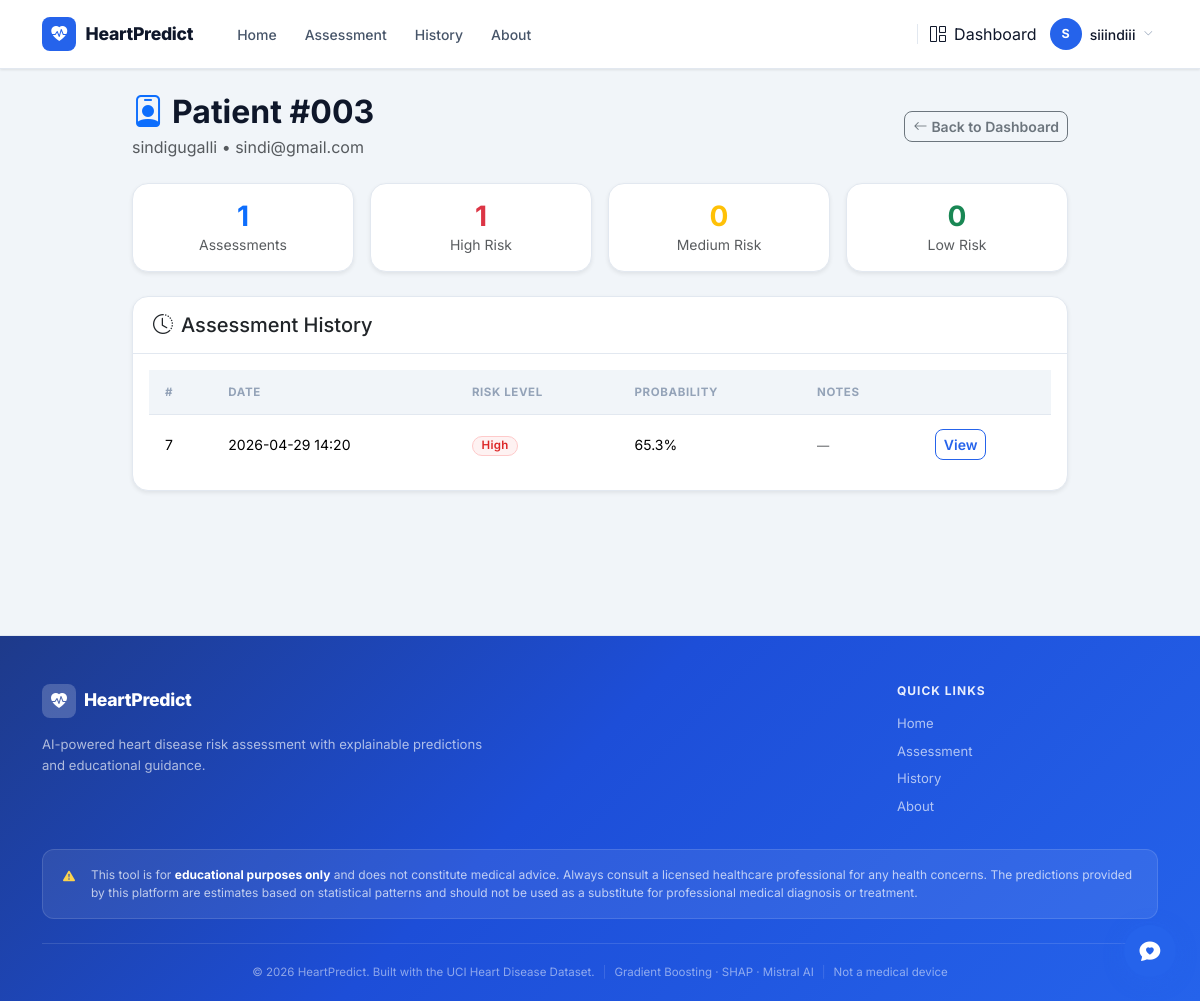
/dashboard/patient/3 (signed in), run on the app's committed database.
### models.py (models this page shows, shortened)
class User(db.Model):
    __tablename__ = "users"
    id           = db.Column(db.Integer, primary_key=True)
    username     = db.Column(db.String(80), unique=True, nullable=False)
    email        = db.Column(db.String(120), unique=True, nullable=False)
    password_hash = db.Column(db.String(256), nullable=False)
    role         = db.Column(db.String(20), nullable=False, default='user')
    status       = db.Column(db.String(20), nullable=False, default='active')
    created_at   = db.Column(db.DateTime, default=datetime.utcnow)
    approved_at  = db.Column(db.DateTime, nullable=True)

class Prediction(db.Model):
    __tablename__ = "predictions"
    id           = db.Column(db.Integer, primary_key=True)
    user_id      = db.Column(db.Integer, db.ForeignKey('users.id'), nullable=True)
    created_at   = db.Column(db.DateTime, default=datetime.utcnow)
    input_data   = db.Column(db.Text, nullable=False)
    prediction   = db.Column(db.Integer, nullable=False)
    probability  = db.Column(db.Float, nullable=False)
    risk_level   = db.Column(db.String(20), nullable=False)
    def to_dict(self):
        import json
        return {
            "id":          self.id,
            "created_at":  self.created_at.strftime("%Y-%m-%d %H:%M"),
            "input_data":  json.loads(self.input_data),
            "prediction":  self.prediction,
            "probability": round(self.probability * 100, 1),
            "risk_level":  self.risk_level,
        }

### dashboard_routes.py (the view)
@dashboard.route('/patient/<int:user_id>')
@login_required
@role_required('doctor')
def patient_profile(user_id):
    from models import Prediction, PredictionNote
    patient = User.query.get_or_404(user_id)
    if patient.role != 'user':
        abort(404)
    records = Prediction.query.filter_by(user_id=user_id).order_by(Prediction.created_at.desc()).all()
    stats = {
        'total': len(records),
        'high_risk': sum(1 for r in records if r.risk_level == 'High'),
        'medium_risk': sum(1 for r in records if r.risk_level == 'Medium'),
        'low_risk': sum(1 for r in records if r.risk_level == 'Low'),
    }
    avg_prob = round(sum(r.probability for r in records) / len(records) * 100, 1) if records else 0
    records_data = []
    for r in records:
        d = r.to_dict()
        notes = PredictionNote.query.filter_by(prediction_id=r.id).order_by(PredictionNote.created_at.desc()).all()
        d['notes'] = [n.to_dict() for n in notes]
        records_data.append(d)
    return render_template('dashboard/patient_profile.html',
                           patient=patient,
                           records=records_data,
                           stats=stats,
                           avg_prob=avg_prob)

### app.py (called while the page is built)
@app.context_processor
def inject_now():
    from datetime import datetime
    return {"now": datetime.now}

### auth.py (called while the page is built)
@login_manager.user_loader
def load_user(user_id):
    from models import User
    return User.query.get(int(user_id))

### templates/dashboard/patient_profile.html (shortened to what this page needs)
{% extends "base.html" %}
{% block content %}
<div class="container py-4" style="max-width:960px">
  <div class="d-flex justify-content-between align-items-center mb-4">
    <div>
      <h2 class="fw-bold mb-1">
        <i class="bi bi-person-badge me-2 text-primary"></i>Patient #{{ '%03d' % patient.id }}
      </h2>
      <p class="text-muted mb-0">{{ patient.username }} &bull; {{ patient.email }}</p>
    </div>
    <a href="{{ url_for('dashboard.doctor_dashboard') }}" class="btn btn-outline-secondary btn-sm">
      <i class="bi bi-arrow-left me-1"></i>Back to Dashboard
    </a>
  </div>
  <div class="row g-3 mb-4">
    <div class="col-6 col-md-3">
      <div class="card border-0 shadow-sm text-center p-3">
        <h3 class="text-primary fw-bold mb-0">{{ stats.total }}</h3>
        <small class="text-muted">Assessments</small>
      </div>
    </div>
    <div class="col-6 col-md-3">
      <div class="card border-0 shadow-sm text-center p-3">
        <h3 class="text-danger fw-bold mb-0">{{ stats.high_risk }}</h3>
        <small class="text-muted">High Risk</small>
      </div>
    </div>
    <div class="col-6 col-md-3">
      <div class="card border-0 shadow-sm text-center p-3">
        <h3 class="text-warning fw-bold mb-0">{{ stats.medium_risk }}</h3>
        <small class="text-muted">Medium Risk</small>
      </div>
    </div>
    <div class="col-6 col-md-3">
      <div class="card border-0 shadow-sm text-center p-3">
        <h3 class="text-success fw-bold mb-0">{{ stats.low_risk }}</h3>
        <small class="text-muted">Low Risk</small>
      </div>
    </div>
  </div>
  {% if records %}
  <div class="card border-0 shadow-sm mb-4">
    <div class="card-header bg-white">
      <h5 class="mb-0"><i class="bi bi-clock-history me-2"></i>Assessment History</h5>
    </div>
    <div class="card-body">
      <div class="table-responsive">
        <table class="table table-hover align-middle">
          <thead>
            <tr>
              <th>#</th>
              <th>Date</th>
              <th>Risk Level</th>
              <th>Probability</th>
              <th>Notes</th>
              <th></th>
            </tr>
          </thead>
          <tbody>
            {% for record in records %}
            <tr>
              <td>{{ record.id }}</td>
              <td>{{ record.created_at }}</td>
              <td><span class="badge risk-{{ record.risk_level }}">{{ record.risk_level }}</span></td>
              <td>{{ record.probability }}%</td>
              <td>
                {% if record.notes %}
                  <span class="badge bg-info">{{ record.notes|length }} note{{ 's' if record.notes|length > 1 else '' }}</span>
                {% else %}
                  <span class="text-muted small">—</span>
                {% endif %}
              </td>
              <td><button class="btn btn-sm btn-outline-primary view-prediction-btn"
                          data-prediction-id="{{ record.id }}"
                          data-bs-toggle="modal"
                          data-bs-target="#predictionModal">View</button></td>
            </tr>
            {% endfor %}
          </tbody>
        </table>
      </div>
    </div>
  </div>
  {% else %}
  <div class="card border-0 shadow-sm p-5 text-center">
    <i class="bi bi-clipboard-x text-muted display-4"></i>
    <h5 class="mt-3 text-muted">No assessments yet</h5>
  </div>
  {% endif %}
</div>
{% endblock %}

### templates/base.html (shortened to what this page needs)
<!DOCTYPE html>
<html lang="en">
<head>
  <link href="https://cdn.jsdelivr.net/npm/bootstrap@5.3.3/dist/css/bootstrap.min.css" rel="stylesheet"/>
  <link href="https://cdn.jsdelivr.net/npm/bootstrap-icons@1.11.3/font/bootstrap-icons.css" rel="stylesheet"/>
  <link href="https://unpkg.com/aos@2.3.1/dist/aos.css" rel="stylesheet">
</head>
<body>
<nav class="navbar navbar-expand-lg">
  <div class="container">
    <a href="{{ url_for('index') }}" class="navbar-brand">
      <div class="brand-icon"><i class="bi bi-heart-pulse-fill"></i></div>
      HeartPredict
    </a>
    <div class="collapse navbar-collapse" id="navMenu">
      <ul class="navbar-nav me-auto gap-1 ms-3">
        <li class="nav-item">
          <a class="nav-link {% if request.endpoint == 'index' %}active{% endif %}"
             href="{{ url_for('index') }}">Home</a>
        </li>
        {% if current_user.is_authenticated %}
        <li class="nav-item">
          <a class="nav-link {% if request.endpoint == 'predict' %}active{% endif %}"
             href="{{ url_for('predict') }}">Assessment</a>
        </li>
        <li class="nav-item">
          <a class="nav-link {% if request.endpoint == 'history' %}active{% endif %}"
             href="{{ url_for('history') }}">History</a>
        </li>
        <li class="nav-item">
          <a class="nav-link {% if request.endpoint == 'about' %}active{% endif %}"
             href="{{ url_for('about') }}">About</a>
        </li>
        {% endif %}
      </ul>
      {% if current_user.is_authenticated %}
      <div class="d-flex align-items-center gap-2">
        <a href="{{ url_for('dashboard.redirect_dashboard') }}"
           class="nav-link d-none d-lg-flex align-items-center gap-1">
          <i class="bi bi-grid-1x2 me-1"></i>Dashboard
        </a>
        <div class="dropdown">
          <button class="btn btn-link text-decoration-none d-flex align-items-center gap-2 p-1 shadow-none"
                  data-bs-toggle="dropdown" aria-expanded="false"
                  style="color: var(--text);">
            <div class="user-avatar">{{ current_user.username[0] | upper }}</div>
            <span class="d-none d-sm-inline" style="font-size:0.875rem;font-weight:500;">{{ current_user.username }}</span>
            <i class="bi bi-chevron-down" style="font-size:0.6rem;color:var(--text-muted);"></i>
          </button>
        </div>
      </div>
      {% else %}
      <div class="d-flex gap-2 align-items-center ms-lg-3">
        <a href="{{ url_for('auth.login') }}" class="btn btn-nav-login">Login</a>
        <a href="{{ url_for('auth.register') }}" class="btn btn-nav-register">Register</a>
      </div>
      {% endif %}
    </div>
  </div>
</nav>
<main class="pb-5">
  {% block content %}{% endblock %}
</main>
<footer class="footer pt-5 pb-0">
  <div class="container">
    <div class="row g-4 pb-4 justify-content-between align-items-start">
      <div class="col-lg-5 col-md-7">
        <div class="d-flex align-items-center gap-2 mb-3">
          <div class="footer-brand-icon">
            <i class="bi bi-heart-pulse-fill"></i>
          </div>
          <span class="footer-brand-name">HeartPredict</span>
        </div>
        <p class="footer-desc">
          AI-powered heart disease risk assessment with explainable predictions and educational guidance.
        </p>
      </div>
      <div class="col-lg-3 col-md-4">
        <h6 class="footer-heading">Quick Links</h6>
        <ul class="footer-links">
          <li><a href="{{ url_for('index') }}">Home</a></li>
          {% if current_user.is_authenticated %}
          <li><a href="{{ url_for('predict') }}">Assessment</a></li>
          <li><a href="{{ url_for('history') }}">History</a></li>
          {% endif %}
          <li><a href="{{ url_for('about') }}">About</a></li>
        </ul>
      </div>
    </div>
    <div class="footer-disclaimer">
      <i class="bi bi-exclamation-triangle-fill me-2 flex-shrink-0"></i>
      <span>This tool is for <strong>educational purposes only</strong> and does not constitute medical advice. Always consult a licensed healthcare professional for any health concerns. The predictions provided by this platform are estimates based on statistical patterns and should not be used as a substitute for professional medical diagnosis or treatment.</span>
    </div>
    <div class="footer-bottom">
      <span>&copy; {{ now().year }} HeartPredict. Built with the UCI Heart Disease Dataset.</span>
      <span class="footer-bottom-divider">|</span>
      <span>Gradient Boosting &middot; SHAP &middot; Mistral AI</span>
      <span class="footer-bottom-divider">|</span>
      <span class="text-nowrap">Not a medical device</span>
    </div>
  </div>
</footer>
{% if current_user.is_authenticated %}
<div class="chat-fab" id="chatFab">
  <button class="fab-btn" id="chatFabBtn" aria-label="Open Heart Health Assistant">
    <i class="bi bi-chat-heart-fill"></i>
    <span class="pulse-ring"></span>
  </button>
</div>
{% endif %}
</body>
</html>

### data on the page
User: username "S", username "siiindiii"
User: id "003", username "sindigugalli", email "sindi@gmail.com"
Prediction: id "7", created_at "2026-04-29 14:20", risk_level "High", probability "65.3"

### other printed values
{{ stats.total }} "1"
{{ stats.high_risk }} "1"
{{ stats.medium_risk }} "0"
{{ stats.low_risk }} "0"
